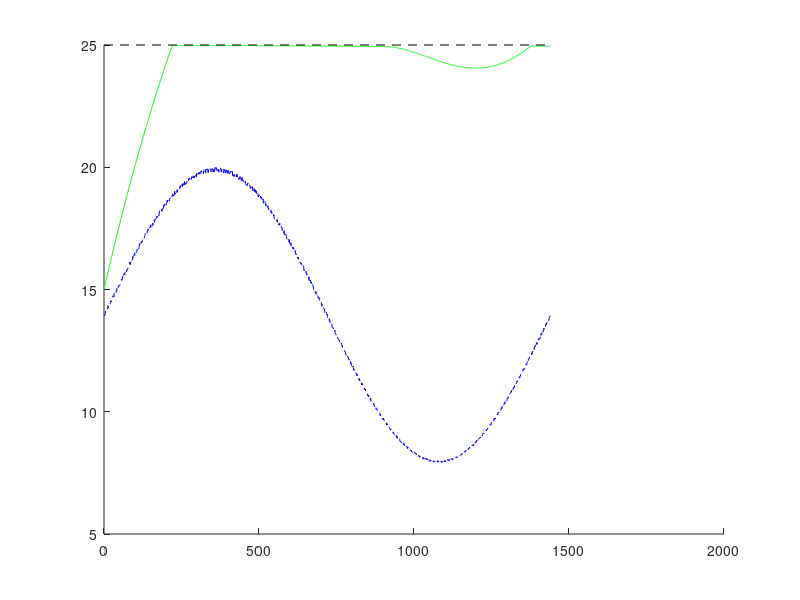
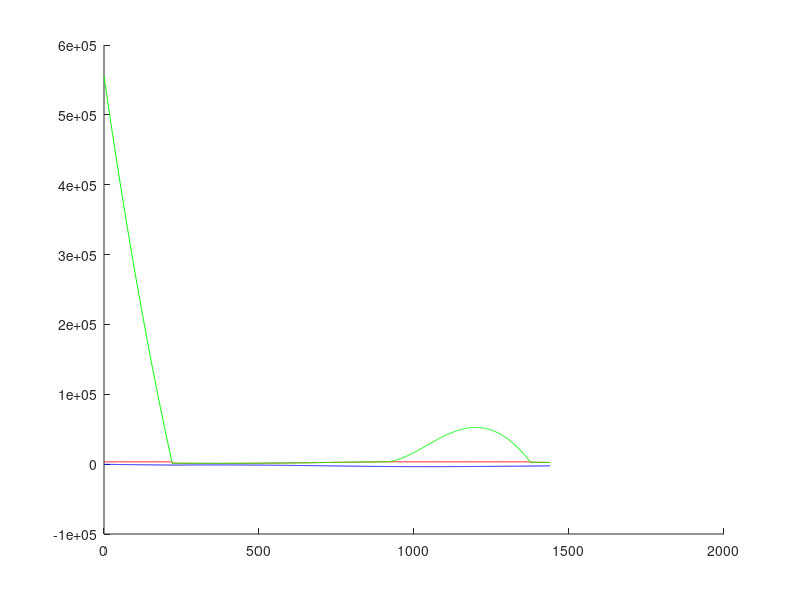

Source code (MATLAB) for these figures, in order:
%Tnew = Told + Q/(cp * m)

t = 0:1:60*24; % tijd in minuten
T_wanted = 25; %desired temperature in degrees
T_predict = 6 * sin(2 * pi * t/1440) + 14 ;%temperature prediction
%T_amb = zeros(1,length(t)) + 20 
T_amb = T_predict .* (0.99 + 0.01 * rand(1,length (t))); % "real" outside temperature
T_kas = zeros(1,length(t)); % zeros array for temperature in greenhouse
T_kas(1) = 15; %initial temperature in greenhouse

hour = 3600 %1 hour in seconds
minute = 60 %1 minute in seconds
h_buiten = 100;  %W
h_binnen = 100;  %W
k_wall = 5.7;
A = 30;  %m**2
cp = 718;  %J / kg K
rho = 1.29;  %kg m-3
V = 60;     %m**3
m = rho * V;
d_wall = 5 * 10-3;
R_wall = 1/h_buiten + d_wall/k_wall + 1/h_binnen;
h = 1/(R_wall) * A ;

Heatermax =    cp*m*0.06 %max heating of 0.06 deg 

for i = 1:(length(t)-1)
    Q_conv(i) = (T_amb(i) - T_kas(i)) * h * minute;
    tempdif(i) = T_wanted - T_kas(i) ; % T gap
    Q_needed(i) = tempdif(i)*cp*m ; %needed to overcome T gap

    %compare1(i) = max([0 (Q_needed(i)-Q_conv(i))]) ;
    Q_heater(i) =  min([Q_needed(i) Heatermax])  ;   %min([compare1(i) Heatermax]);
    Q(i) = Q_conv(i) + Q_heater(i);
    T_kas(i + 1) = T_kas(i) + Q(i) / (m * cp );
end
figure;
hold on
plot(t, T_kas, "g-")
plot(t, T_amb,'b--')
%plot(t, T_predict,'r-')
plot([0, length(t)], [T_wanted, T_wanted],'k--')
hold off
figure;
hold on
plot(t(1:end-1), Q_heater, "r")
plot(t(1:end-1), Q_conv, "b")
plot(t(1:end-1), Q_needed, "g")